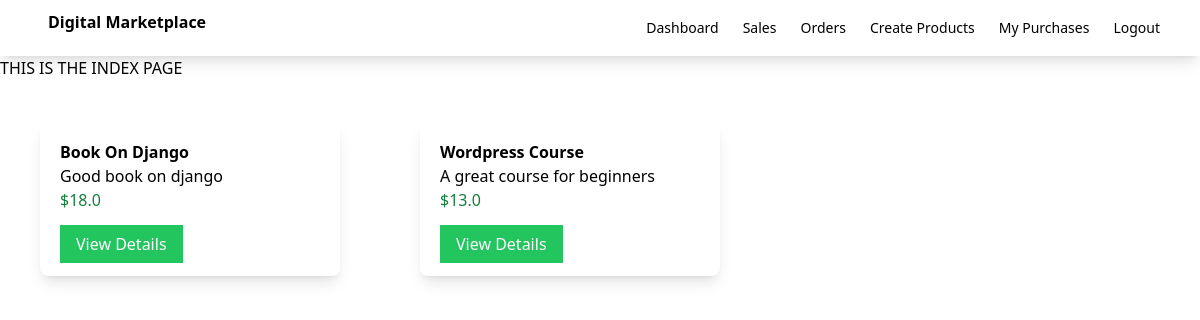
The page / on the database its author committed.
### myapp/models.py (models this page shows, shortened)
class Product(models.Model):
    name = models.CharField(max_length=100)
    description = models.CharField(max_length=100)
    price = models.FloatField()
    file = models.FileField(upload_to='uploads')

### myapp/views.py (the view)
# urls.py: path('',views.index,name='index'),
def index(request):
    products = Product.objects.all()
    return render(request,'myapp/index.html',{'products':products})

### myapp/templates/myapp/index.html (shortened to what this page needs)
{% extends 'myapp/base.html' %}
{% block body %}
    THIS IS THE INDEX PAGE
    <div class="product-container flex">
        {% for product in products %}
        <div class="product shadow-lg w-1/4 rounded-lg m-10">
            <div class="p-5">
                <div class="font-bold">
                    {{ product.name }}
                </div>
                <div>
                    {{ product.description }}
                </div>
                <div class="text-green-700">
                    ${{ product.price }}
                </div>
                <div class="mt-5">
                    <a class="bg-green-500 text-white px-4 py-2" href="{% url 'detail' product.id %}">View Details</a>
                </div>
            </div>
        </div>
    {% endfor %}
    </div>
{% endblock %}

### rows shown on the page
Product: name "Book On Django", description "Good book on django", price "18.0"
Product: name "Wordpress Course", description "A great course for beginners", price "13.0"
